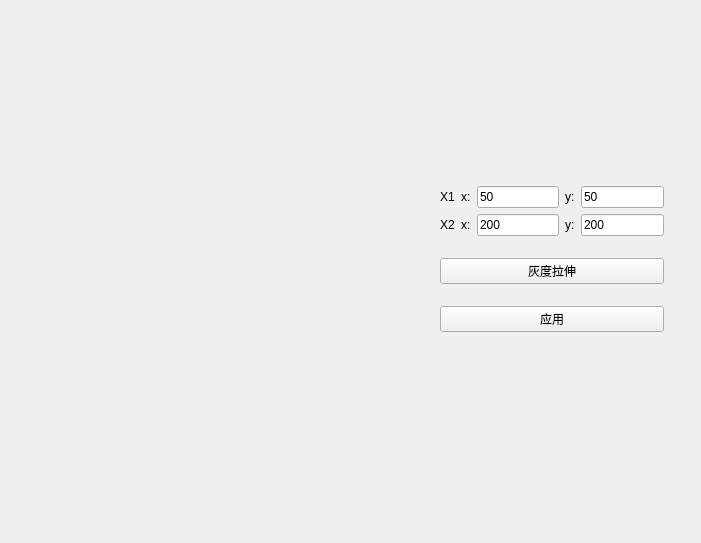
<?xml version="1.0" encoding="UTF-8"?>
<ui version="4.0">
 <class>GrayStretchWidget</class>
 <widget class="QWidget" name="GrayStretchWidget">
  <property name="geometry">
   <rect>
    <x>0</x>
    <y>0</y>
    <width>701</width>
    <height>543</height>
   </rect>
  </property>
  <property name="windowTitle">
   <string>Form</string>
  </property>
  <widget class="QWidget" name="widget" native="true">
   <property name="geometry">
    <rect>
     <x>40</x>
     <y>70</y>
     <width>371</width>
     <height>361</height>
    </rect>
   </property>
  </widget>
  <widget class="QWidget" name="verticalLayoutWidget">
   <property name="geometry">
    <rect>
     <x>440</x>
     <y>170</y>
     <width>224</width>
     <height>181</height>
    </rect>
   </property>
   <layout class="QVBoxLayout" name="verticalLayout">
    <item>
     <layout class="QGridLayout" name="gridLayout">
      <item row="1" column="0">
       <widget class="QLabel" name="label_2">
        <property name="text">
         <string>X2</string>
        </property>
       </widget>
      </item>
      <item row="0" column="2">
       <widget class="QLineEdit" name="X1xAxis">
        <property name="text">
         <string>50</string>
        </property>
       </widget>
      </item>
      <item row="1" column="4">
       <widget class="QLineEdit" name="X2yAxis">
        <property name="text">
         <string>200</string>
        </property>
       </widget>
      </item>
      <item row="0" column="3">
       <widget class="QLabel" name="label_3">
        <property name="text">
         <string>y:</string>
        </property>
       </widget>
      </item>
      <item row="1" column="2">
       <widget class="QLineEdit" name="X2xAxis">
        <property name="text">
         <string>200</string>
        </property>
       </widget>
      </item>
      <item row="0" column="0">
       <widget class="QLabel" name="label">
        <property name="text">
         <string>X1</string>
        </property>
       </widget>
      </item>
      <item row="0" column="4">
       <widget class="QLineEdit" name="X1yAxis">
        <property name="text">
         <string>50</string>
        </property>
       </widget>
      </item>
      <item row="1" column="3">
       <widget class="QLabel" name="label_4">
        <property name="text">
         <string>y:</string>
        </property>
       </widget>
      </item>
      <item row="0" column="1">
       <widget class="QLabel" name="label_5">
        <property name="text">
         <string>x:</string>
        </property>
       </widget>
      </item>
      <item row="1" column="1">
       <widget class="QLabel" name="label_6">
        <property name="text">
         <string>x:</string>
        </property>
       </widget>
      </item>
     </layout>
    </item>
    <item>
     <widget class="QPushButton" name="grayStretch">
      <property name="text">
       <string>灰度拉伸</string>
      </property>
     </widget>
    </item>
    <item>
     <widget class="QPushButton" name="apply">
      <property name="text">
       <string>应用</string>
      </property>
     </widget>
    </item>
   </layout>
  </widget>
 </widget>
 <resources/>
 <connections/>
</ui>
